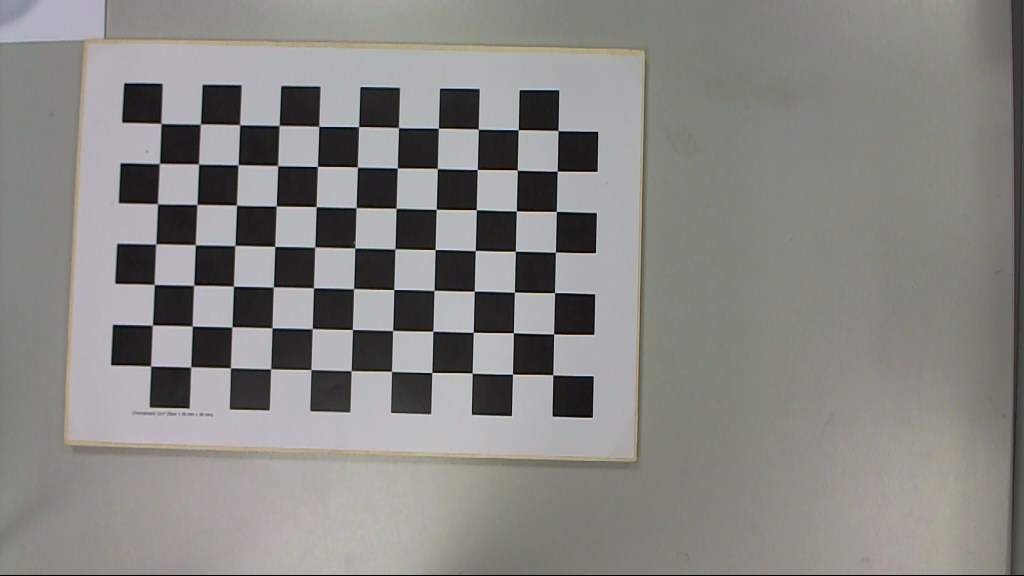
#> input picture calibration_images/archive/data/imgs/leftcamera/Im_L_1.png, 1024 x 576 px, found by its file name
$ python preprocess_board.py
#> lines starting #> are read from the running program, lines starting #| are printed output that depends on the picture; after the words box and inside, x2 and y2 are one past the last pixel; in counts of white or black regions, pixels touching at a corner belong together
#> in main, image is the input picture: shape (576, 1024, 3); mean B, G, R 131.2, 134.2, 135.4
import cv2 as cv


IMAGE_PATH = (
    "calibration_images/"
    "archive/data/imgs/leftcamera/"
    "Im_L_1.png"
)


def preprocess(image):

    gray = cv.cvtColor(
        image,
        cv.COLOR_BGR2GRAY
    )

    # Improve local contrast
    clahe = cv.createCLAHE(
        clipLimit=2.0,
        tileGridSize=(8, 8)
    )

    enhanced = clahe.apply(gray)
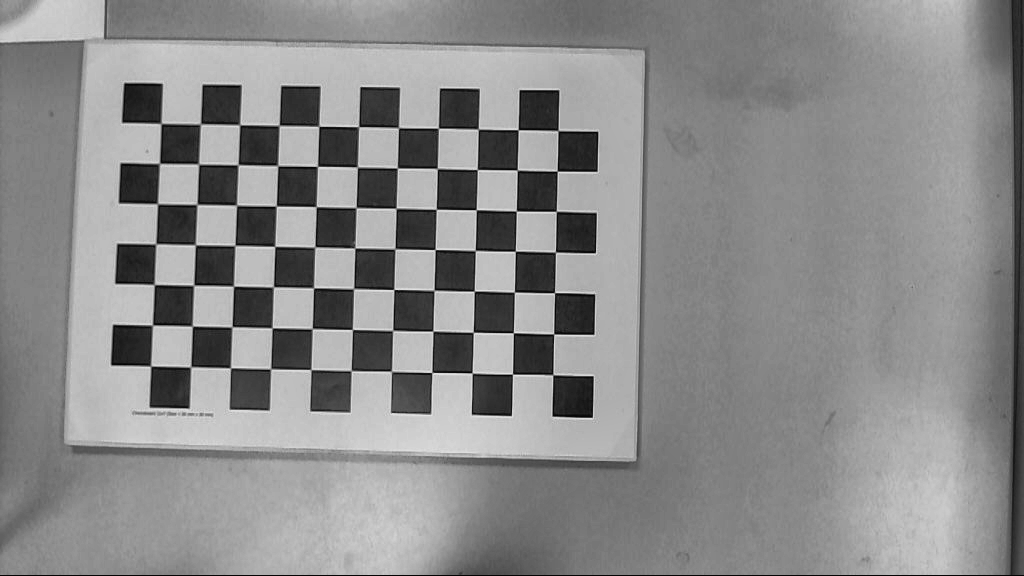
#> enhanced: shape (576, 1024); min 1, max 230, mean 138.3

    # Reduce small noise
    blurred = cv.GaussianBlur(
        enhanced,
        (5, 5),
        0
    )

    # Separate black and white regions
    binary = cv.adaptiveThreshold(
        blurred,
        255,
        cv.ADAPTIVE_THRESH_GAUSSIAN_C,
        cv.THRESH_BINARY,
        11,
        2
    )
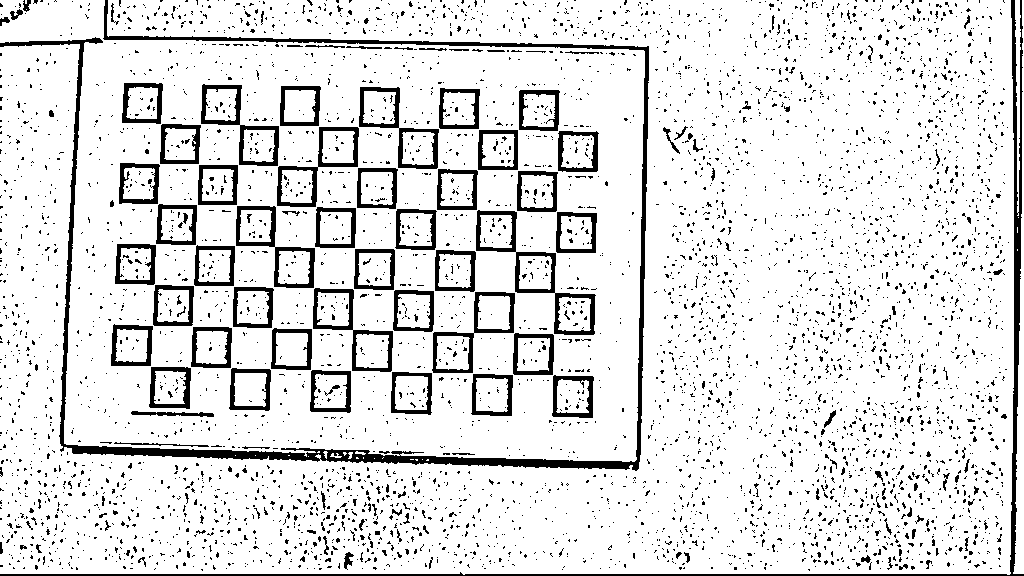
#> binary: shape (576, 1024); 88.4% white; 4839 black regions (4695 under 20 px), largest, box (x1, y1, x2, y2) and area: (0, 0, 649, 471) 10443, (0, 0, 1024, 576) 5114, (476, 210, 596, 335) 1817

    return gray, enhanced, binary


def main():

    image = cv.imread(IMAGE_PATH)

    if image is None:
        raise FileNotFoundError(
            "Image could not be loaded."
        )

    gray, enhanced, binary = preprocess(image)

    cv.imshow("Original", image)
    cv.imshow("Grayscale", gray)
    cv.imshow("Enhanced", enhanced)
    cv.imshow("Binary", binary)

    cv.waitKey(0)
    cv.destroyAllWindows()


if __name__ == "__main__":
    main()

$ run again, with calibration_images/archive/data/imgs/leftcamera/Im_L_11.png copied over calibration_images/archive/data/imgs/leftcamera/Im_L_1.png
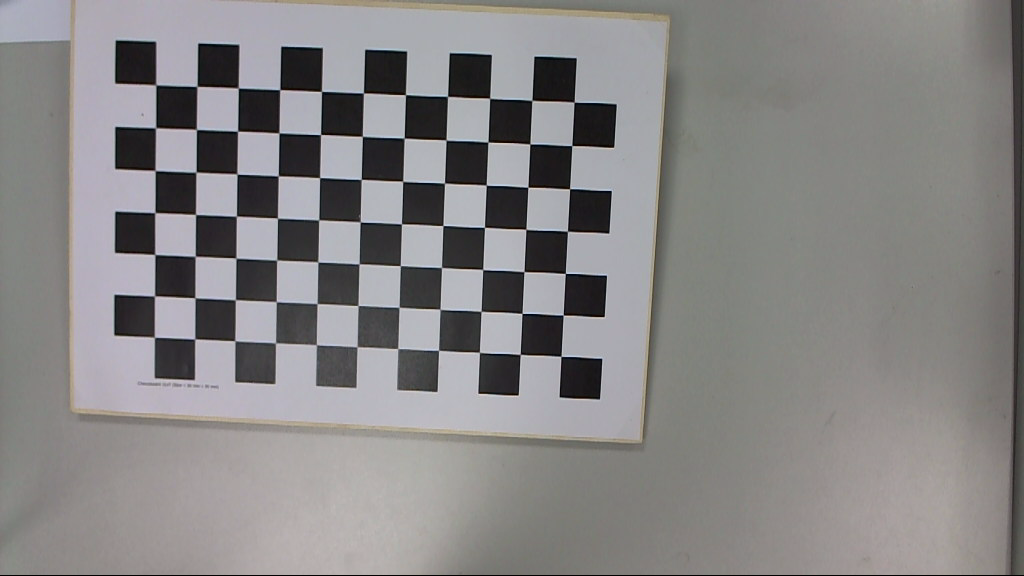
#> input picture calibration_images/archive/data/imgs/leftcamera/Im_L_11.png, 1024 x 576 px, found by its file name
#> in main, image is the input picture: shape (576, 1024, 3); mean B, G, R 133.3, 133.1, 134.9
#> in preprocess, `enhanced = clahe.apply(gray)`:
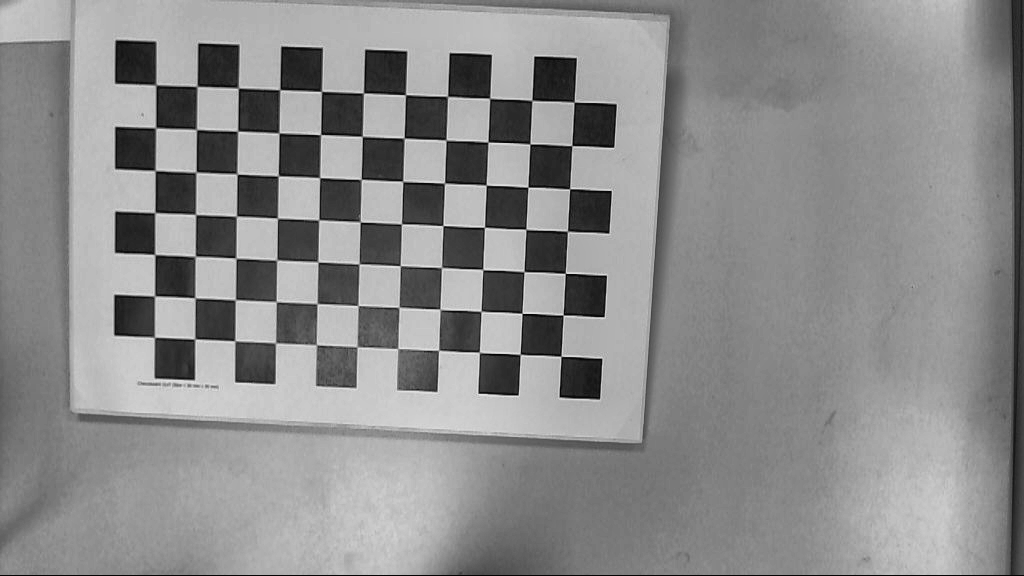
#> enhanced: shape (576, 1024); min 1, max 231, mean 140
#> in preprocess, `binary = cv.adaptiveThreshold( blurred, 255, cv.ADAPTIVE_THRESH_GAUSSI..`:
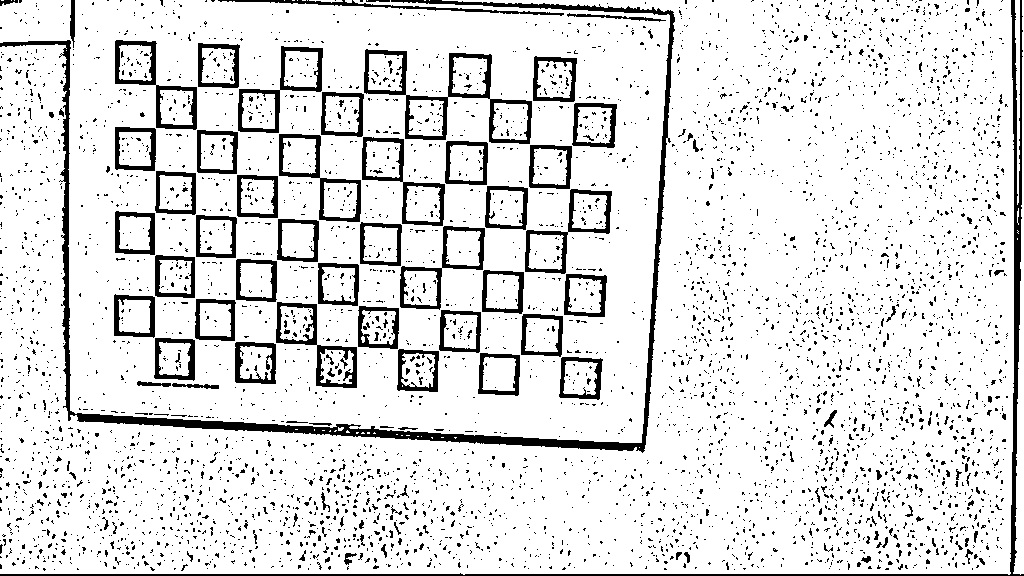
#> binary: shape (576, 1024); 88.2% white; 4751 black regions (4620 under 20 px), largest, box (x1, y1, x2, y2) and area: (0, 0, 675, 453) 9701, (0, 0, 1024, 576) 5097, (364, 49, 532, 144) 2654

$ run again, with calibration_images/archive/data/imgs/leftcamera/Im_L_12.png copied over calibration_images/archive/data/imgs/leftcamera/Im_L_1.png
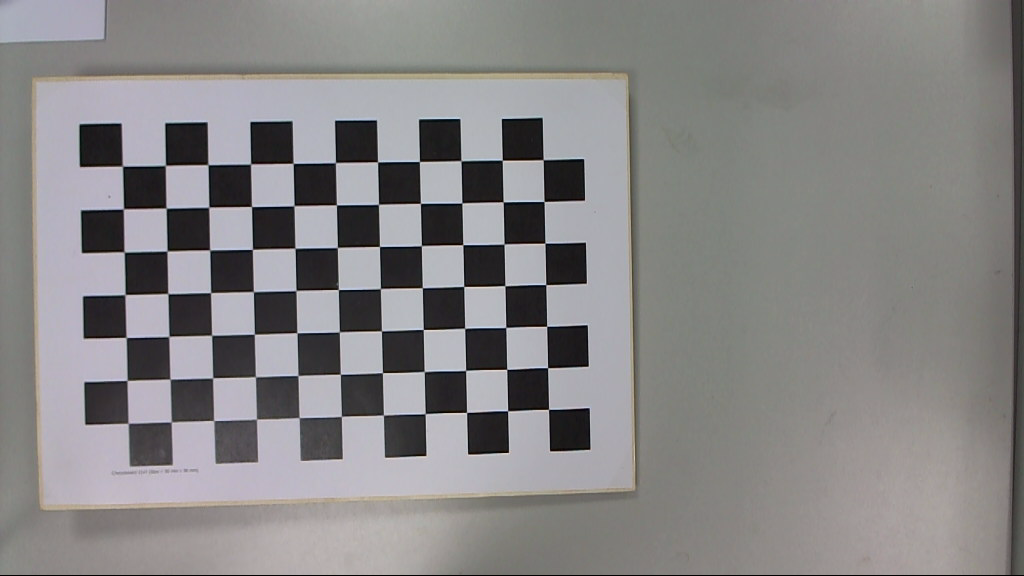
#> input picture calibration_images/archive/data/imgs/leftcamera/Im_L_12.png, 1024 x 576 px, found by its file name
#> in main, image is the input picture: shape (576, 1024, 3); mean B, G, R 133.2, 132.8, 134.5
#> in preprocess, `enhanced = clahe.apply(gray)`:
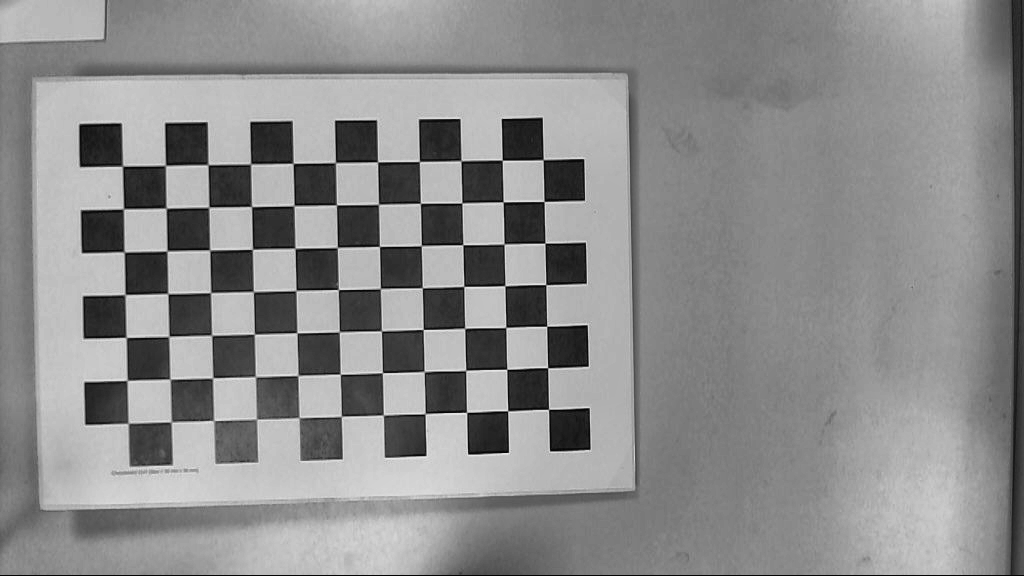
#> enhanced: shape (576, 1024); min 1, max 235, mean 139.8
#> in preprocess, `binary = cv.adaptiveThreshold( blurred, 255, cv.ADAPTIVE_THRESH_GAUSSI..`:
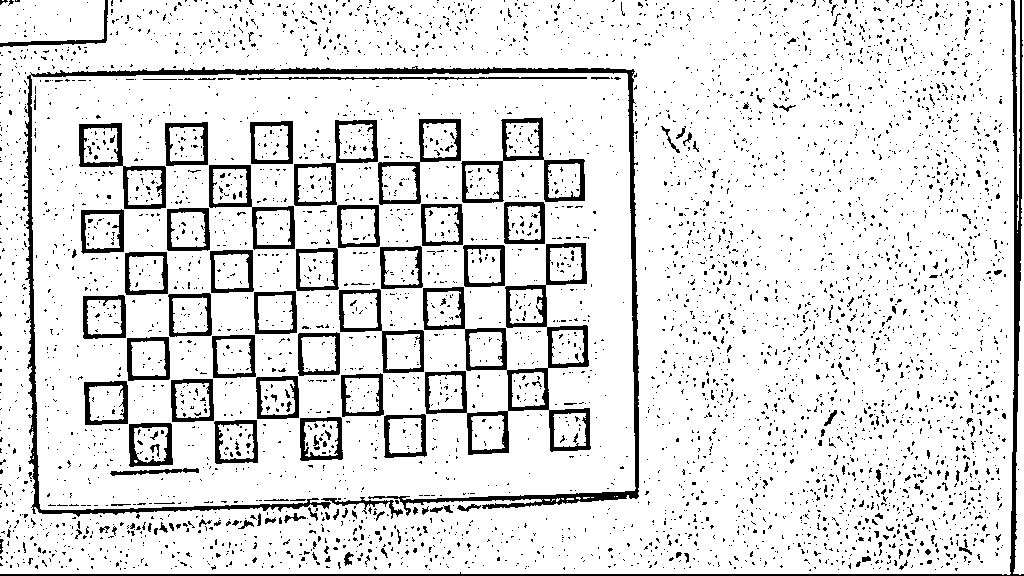
#> binary: shape (576, 1024); 88.1% white; 4640 black regions (4488 under 20 px), largest, box (x1, y1, x2, y2) and area: (24, 66, 639, 517) 9784, (423, 243, 591, 455) 5768, (0, 0, 1024, 576) 5113
